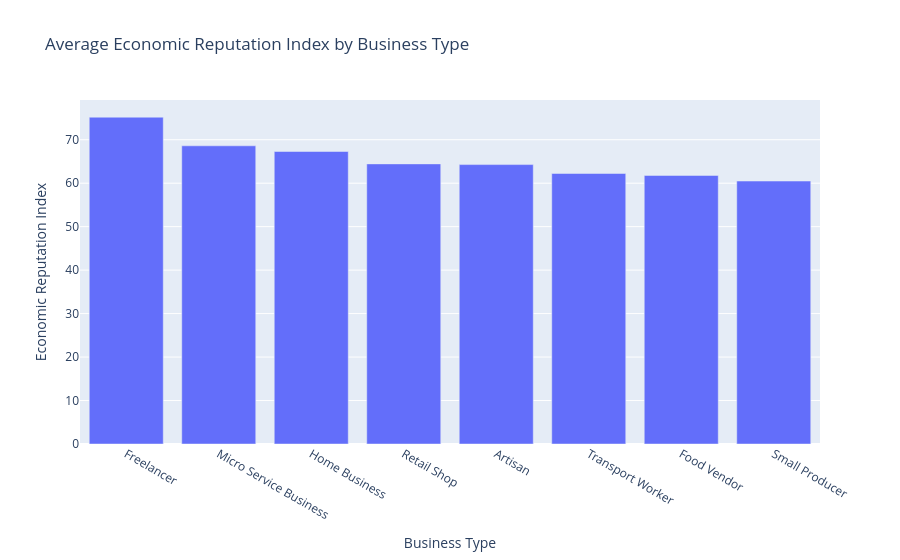
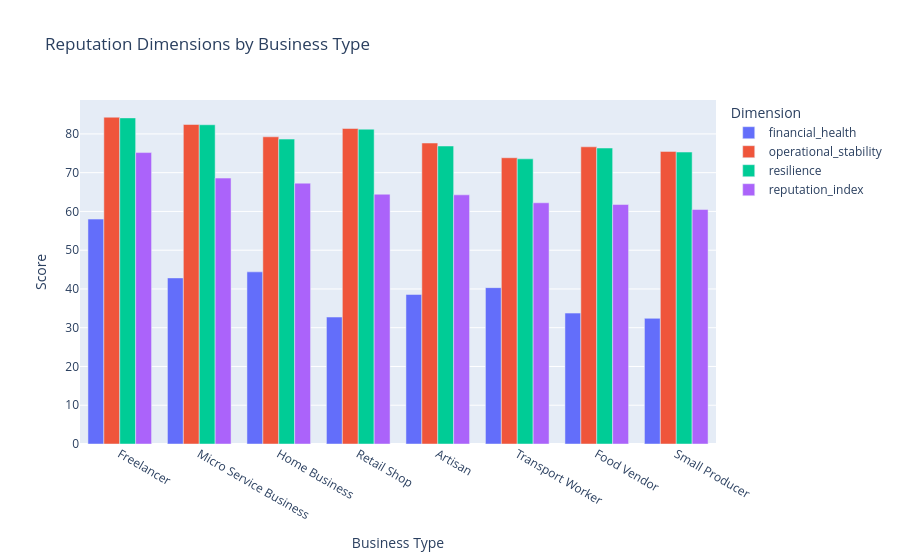

Write notebook code for charts like these, in order.
### Code cell
reputation_by_type = (
    df.groupby("business_type")
      .agg(
          financial_health=("financial_health_pct", "mean"),
          operational_stability=("operational_stability_pct", "mean"),
          resilience=("resilience_pct", "mean"),
          reputation_index=("economic_reputation_index", "mean")
      )
      .round(2)
      .sort_values("reputation_index", ascending=False)
)

display(reputation_by_type)


fig = px.bar(
    reputation_by_type.reset_index(),
    x="business_type",
    y="reputation_index",
    title="Average Economic Reputation Index by Business Type",
    labels={
        "business_type": "Business Type",
        "reputation_index": "Economic Reputation Index"
    }
)

fig.show()


reputation_long = (
    reputation_by_type
    .reset_index()
    .melt(
        id_vars="business_type",
        var_name="metric",
        value_name="score"
    )
)

fig = px.bar(
    reputation_long,
    x="business_type",
    y="score",
    color="metric",
    barmode="group",
    title="Reputation Dimensions by Business Type",
    labels={
        "business_type": "Business Type",
        "score": "Score",
        "metric": "Dimension"
    }
)

fig.show()

### Figure 1 — Plotly figure (JSON) as saved in the notebook; plotly's stock layout.template omitted (floating-point values rounded to 4 significant figures)
{"data": [{"hovertemplate": "Business Type=%{x}<br>Economic Reputation Index=%{y}<extra></extra>", "legendgroup": "", "marker": {"color": "#636efa", "pattern": {"shape": ""}}, "name": "", "orientation": "v", "showlegend": false, "textposition": "auto", "type": "bar", "x": ["Freelancer", "Micro Service Business", "Home Business", "Retail Shop", "Artisan", "Transport Worker", "Food Vendor", "Small Producer"], "xaxis": "x", "y": [75.18, 68.6, 67.29, 64.44, 64.28, 62.23, 61.78, 60.49], "yaxis": "y"}], "layout": {"barmode": "relative", "legend": {"tracegroupgap": 0}, "title": {"text": "Average Economic Reputation Index by Business Type"}, "xaxis": {"anchor": "y", "domain": [0, 1], "title": {"text": "Business Type"}}, "yaxis": {"anchor": "x", "domain": [0, 1], "title": {"text": "Economic Reputation Index"}}}}

### Figure 2 — Plotly figure (JSON) as saved in the notebook; plotly's stock layout.template omitted (floating-point values rounded to 4 significant figures)
{"data": [{"alignmentgroup": "True", "hovertemplate": "Dimension=financial_health<br>Business Type=%{x}<br>Score=%{y}<extra></extra>", "legendgroup": "financial_health", "marker": {"color": "#636efa", "pattern": {"shape": ""}}, "name": "financial_health", "offsetgroup": "financial_health", "orientation": "v", "showlegend": true, "textposition": "auto", "type": "bar", "x": ["Freelancer", "Micro Service Business", "Home Business", "Retail Shop", "Artisan", "Transport Worker", "Food Vendor", "Small Producer"], "xaxis": "x", "y": [58.02, 42.85, 44.41, 32.75, 38.58, 40.34, 33.77, 32.42], "yaxis": "y"}, {"alignmentgroup": "True", "hovertemplate": "Dimension=operational_stability<br>Business Type=%{x}<br>Score=%{y}<extra></extra>", "legendgroup": "operational_stability", "marker": {"color": "#EF553B", "pattern": {"shape": ""}}, "name": "operational_stability", "offsetgroup": "operational_stability", "orientation": "v", "showlegend": true, "textposition": "auto", "type": "bar", "x": ["Freelancer", "Micro Service Business", "Home Business", "Retail Shop", "Artisan", "Transport Worker", "Food Vendor", "Small Producer"], "xaxis": "x", "y": [84.31, 82.43, 79.25, 81.39, 77.65, 73.85, 76.67, 75.49], "yaxis": "y"}, {"alignmentgroup": "True", "hovertemplate": "Dimension=resilience<br>Business Type=%{x}<br>Score=%{y}<extra></extra>", "legendgroup": "resilience", "marker": {"color": "#00cc96", "pattern": {"shape": ""}}, "name": "resilience", "offsetgroup": "resilience", "orientation": "v", "showlegend": true, "textposition": "auto", "type": "bar", "x": ["Freelancer", "Micro Service Business", "Home Business", "Retail Shop", "Artisan", "Transport Worker", "Food Vendor", "Small Producer"], "xaxis": "x", "y": [84.13, 82.36, 78.66, 81.22, 76.88, 73.57, 76.36, 75.32], "yaxis": "y"}, {"alignmentgroup": "True", "hovertemplate": "Dimension=reputation_index<br>Business Type=%{x}<br>Score=%{y}<extra></extra>", "legendgroup": "reputation_index", "marker": {"color": "#ab63fa", "pattern": {"shape": ""}}, "name": "reputation_index", "offsetgroup": "reputation_index", "orientation": "v", "showlegend": true, "textposition": "auto", "type": "bar", "x": ["Freelancer", "Micro Service Business", "Home Business", "Retail Shop", "Artisan", "Transport Worker", "Food Vendor", "Small Producer"], "xaxis": "x", "y": [75.18, 68.6, 67.29, 64.44, 64.28, 62.23, 61.78, 60.49], "yaxis": "y"}], "layout": {"barmode": "group", "legend": {"title": {"text": "Dimension"}, "tracegroupgap": 0}, "title": {"text": "Reputation Dimensions by Business Type"}, "xaxis": {"anchor": "y", "domain": [0, 1], "title": {"text": "Business Type"}}, "yaxis": {"anchor": "x", "domain": [0, 1], "title": {"text": "Score"}}}}
